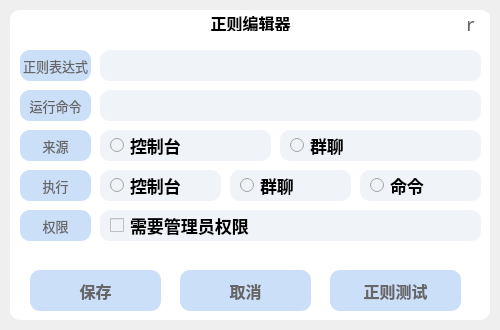
<?xml version="1.0" encoding="UTF-8"?>
<ui version="4.0">
 <class>Regular</class>
 <widget class="QWidget" name="Regular">
  <property name="geometry">
   <rect>
    <x>0</x>
    <y>0</y>
    <width>500</width>
    <height>330</height>
   </rect>
  </property>
  <property name="windowTitle">
   <string>Form</string>
  </property>
  <widget class="QWidget" name="background" native="true">
   <property name="geometry">
    <rect>
     <x>10</x>
     <y>10</y>
     <width>480</width>
     <height>310</height>
    </rect>
   </property>
   <property name="styleSheet">
    <string notr="true">background-color:white;
border-radius:10px;</string>
   </property>
   <widget class="QLabel" name="regularLabel">
    <property name="geometry">
     <rect>
      <x>10</x>
      <y>40</y>
      <width>71</width>
      <height>31</height>
     </rect>
    </property>
    <property name="font">
     <font>
      <family>HarmonyOS Sans SC</family>
      <pointsize>10</pointsize>
     </font>
    </property>
    <property name="styleSheet">
     <string notr="true">background-color:#ccdff8;
color:#666666;
border-radius:10px;
qproperty-iconSize: 32px 32px;</string>
    </property>
    <property name="text">
     <string>正则表达式</string>
    </property>
    <property name="alignment">
     <set>Qt::AlignCenter</set>
    </property>
   </widget>
   <widget class="QLineEdit" name="regularEdit">
    <property name="geometry">
     <rect>
      <x>90</x>
      <y>40</y>
      <width>381</width>
      <height>31</height>
     </rect>
    </property>
    <property name="font">
     <font>
      <family>HarmonyOS Sans SC</family>
      <pointsize>10</pointsize>
      <weight>75</weight>
      <bold>true</bold>
     </font>
    </property>
    <property name="styleSheet">
     <string notr="true">background-color:#f0f3f8;
border-radius:10px;
padding-left:10px;</string>
    </property>
   </widget>
   <widget class="QLabel" name="actionLabel">
    <property name="geometry">
     <rect>
      <x>10</x>
      <y>80</y>
      <width>71</width>
      <height>31</height>
     </rect>
    </property>
    <property name="font">
     <font>
      <family>HarmonyOS Sans SC</family>
      <pointsize>10</pointsize>
     </font>
    </property>
    <property name="styleSheet">
     <string notr="true">background-color:#ccdff8;
color:#666666;
border-radius:10px;
qproperty-iconSize: 32px 32px;</string>
    </property>
    <property name="text">
     <string>运行命令</string>
    </property>
    <property name="alignment">
     <set>Qt::AlignCenter</set>
    </property>
   </widget>
   <widget class="QLineEdit" name="actionEdit">
    <property name="geometry">
     <rect>
      <x>90</x>
      <y>80</y>
      <width>381</width>
      <height>31</height>
     </rect>
    </property>
    <property name="font">
     <font>
      <family>HarmonyOS Sans SC</family>
      <pointsize>10</pointsize>
      <weight>75</weight>
      <bold>true</bold>
     </font>
    </property>
    <property name="styleSheet">
     <string notr="true">background-color:#f0f3f8;
border-radius:10px;
padding-left:10px;</string>
    </property>
   </widget>
   <widget class="QLabel" name="fromLabel">
    <property name="geometry">
     <rect>
      <x>10</x>
      <y>120</y>
      <width>71</width>
      <height>31</height>
     </rect>
    </property>
    <property name="font">
     <font>
      <family>HarmonyOS Sans SC</family>
      <pointsize>10</pointsize>
     </font>
    </property>
    <property name="styleSheet">
     <string notr="true">background-color:#ccdff8;
color:#666666;
border-radius:10px;
qproperty-iconSize: 32px 32px;</string>
    </property>
    <property name="text">
     <string>来源</string>
    </property>
    <property name="alignment">
     <set>Qt::AlignCenter</set>
    </property>
   </widget>
   <widget class="QRadioButton" name="console">
    <property name="geometry">
     <rect>
      <x>90</x>
      <y>120</y>
      <width>171</width>
      <height>31</height>
     </rect>
    </property>
    <property name="font">
     <font>
      <family>HarmonyOS Sans SC</family>
      <pointsize>13</pointsize>
      <weight>75</weight>
      <bold>true</bold>
     </font>
    </property>
    <property name="styleSheet">
     <string notr="true">background-color:#f0f3f8;
border-radius:10px;
padding-left:10px;</string>
    </property>
    <property name="text">
     <string>控制台</string>
    </property>
   </widget>
   <widget class="QRadioButton" name="group">
    <property name="geometry">
     <rect>
      <x>270</x>
      <y>120</y>
      <width>201</width>
      <height>31</height>
     </rect>
    </property>
    <property name="font">
     <font>
      <family>HarmonyOS Sans SC</family>
      <pointsize>13</pointsize>
      <weight>75</weight>
      <bold>true</bold>
     </font>
    </property>
    <property name="styleSheet">
     <string notr="true">background-color:#f0f3f8;
border-radius:10px;
padding-left:10px;</string>
    </property>
    <property name="text">
     <string>群聊</string>
    </property>
   </widget>
   <widget class="QLabel" name="permissionLabel">
    <property name="geometry">
     <rect>
      <x>10</x>
      <y>200</y>
      <width>71</width>
      <height>31</height>
     </rect>
    </property>
    <property name="font">
     <font>
      <family>HarmonyOS Sans SC</family>
      <pointsize>10</pointsize>
     </font>
    </property>
    <property name="styleSheet">
     <string notr="true">background-color:#ccdff8;
color:#666666;
border-radius:10px;
qproperty-iconSize: 32px 32px;</string>
    </property>
    <property name="text">
     <string>权限</string>
    </property>
    <property name="alignment">
     <set>Qt::AlignCenter</set>
    </property>
   </widget>
   <widget class="QCheckBox" name="checkBox">
    <property name="geometry">
     <rect>
      <x>90</x>
      <y>200</y>
      <width>381</width>
      <height>31</height>
     </rect>
    </property>
    <property name="font">
     <font>
      <family>HarmonyOS Sans SC</family>
      <pointsize>13</pointsize>
      <weight>75</weight>
      <bold>true</bold>
     </font>
    </property>
    <property name="styleSheet">
     <string notr="true">background-color:#f0f3f8;
border-radius:10px;
padding-left:10px;</string>
    </property>
    <property name="text">
     <string>需要管理员权限</string>
    </property>
   </widget>
   <widget class="QPushButton" name="save">
    <property name="geometry">
     <rect>
      <x>20</x>
      <y>260</y>
      <width>131</width>
      <height>41</height>
     </rect>
    </property>
    <property name="font">
     <font>
      <family>HarmonyOS Sans SC</family>
      <pointsize>12</pointsize>
      <weight>75</weight>
      <bold>true</bold>
     </font>
    </property>
    <property name="styleSheet">
     <string notr="true">background-color:#ccdff8;
color:#666666;
border-radius:10px;
qproperty-iconSize: 32px 32px;
</string>
    </property>
    <property name="text">
     <string>保存</string>
    </property>
   </widget>
   <widget class="QPushButton" name="cancel">
    <property name="geometry">
     <rect>
      <x>170</x>
      <y>260</y>
      <width>131</width>
      <height>41</height>
     </rect>
    </property>
    <property name="font">
     <font>
      <family>HarmonyOS Sans SC</family>
      <pointsize>12</pointsize>
      <weight>75</weight>
      <bold>true</bold>
     </font>
    </property>
    <property name="styleSheet">
     <string notr="true">background-color:#ccdff8;
color:#666666;
border-radius:10px;
qproperty-iconSize: 32px 32px;
</string>
    </property>
    <property name="text">
     <string>取消</string>
    </property>
   </widget>
   <widget class="QLabel" name="title">
    <property name="geometry">
     <rect>
      <x>170</x>
      <y>5</y>
      <width>141</width>
      <height>16</height>
     </rect>
    </property>
    <property name="font">
     <font>
      <family>HarmonyOS Sans SC</family>
      <pointsize>12</pointsize>
      <weight>75</weight>
      <bold>true</bold>
     </font>
    </property>
    <property name="text">
     <string>正则编辑器</string>
    </property>
    <property name="alignment">
     <set>Qt::AlignCenter</set>
    </property>
   </widget>
   <widget class="QPushButton" name="close">
    <property name="geometry">
     <rect>
      <x>440</x>
      <y>0</y>
      <width>41</width>
      <height>21</height>
     </rect>
    </property>
    <property name="font">
     <font>
      <family>Webdings</family>
      <pointsize>-1</pointsize>
     </font>
    </property>
    <property name="styleSheet">
     <string notr="true">QPushButton
{
	font-family:&quot;Webdings&quot;;
	text-align:top;
	border:none;
	font-size:20px;
	color:#666666;
}
QPushButton:hover{
	color:#3681ff
}

</string>
    </property>
    <property name="text">
     <string>r</string>
    </property>
   </widget>
   <widget class="QPushButton" name="regularTest">
    <property name="geometry">
     <rect>
      <x>320</x>
      <y>260</y>
      <width>131</width>
      <height>41</height>
     </rect>
    </property>
    <property name="font">
     <font>
      <family>HarmonyOS Sans SC</family>
      <pointsize>12</pointsize>
      <weight>75</weight>
      <bold>true</bold>
     </font>
    </property>
    <property name="styleSheet">
     <string notr="true">background-color:#ccdff8;
color:#666666;
border-radius:10px;
qproperty-iconSize: 32px 32px;
</string>
    </property>
    <property name="text">
     <string>正则测试</string>
    </property>
   </widget>
   <widget class="QLabel" name="runLabel">
    <property name="geometry">
     <rect>
      <x>10</x>
      <y>160</y>
      <width>71</width>
      <height>31</height>
     </rect>
    </property>
    <property name="font">
     <font>
      <family>HarmonyOS Sans SC</family>
      <pointsize>10</pointsize>
     </font>
    </property>
    <property name="styleSheet">
     <string notr="true">background-color:#ccdff8;
color:#666666;
border-radius:10px;
qproperty-iconSize: 32px 32px;</string>
    </property>
    <property name="text">
     <string>执行</string>
    </property>
    <property name="alignment">
     <set>Qt::AlignCenter</set>
    </property>
   </widget>
   <widget class="QRadioButton" name="runConsole">
    <property name="geometry">
     <rect>
      <x>90</x>
      <y>160</y>
      <width>121</width>
      <height>31</height>
     </rect>
    </property>
    <property name="font">
     <font>
      <family>HarmonyOS Sans SC</family>
      <pointsize>13</pointsize>
      <weight>75</weight>
      <bold>true</bold>
     </font>
    </property>
    <property name="styleSheet">
     <string notr="true">background-color:#f0f3f8;
border-radius:10px;
padding-left:10px;</string>
    </property>
    <property name="text">
     <string>控制台</string>
    </property>
   </widget>
   <widget class="QRadioButton" name="runGroup">
    <property name="geometry">
     <rect>
      <x>220</x>
      <y>160</y>
      <width>121</width>
      <height>31</height>
     </rect>
    </property>
    <property name="font">
     <font>
      <family>HarmonyOS Sans SC</family>
      <pointsize>13</pointsize>
      <weight>75</weight>
      <bold>true</bold>
     </font>
    </property>
    <property name="styleSheet">
     <string notr="true">background-color:#f0f3f8;
border-radius:10px;
padding-left:10px;</string>
    </property>
    <property name="text">
     <string>群聊</string>
    </property>
   </widget>
   <widget class="QRadioButton" name="runCommand">
    <property name="geometry">
     <rect>
      <x>350</x>
      <y>160</y>
      <width>121</width>
      <height>31</height>
     </rect>
    </property>
    <property name="font">
     <font>
      <family>HarmonyOS Sans SC</family>
      <pointsize>13</pointsize>
      <weight>75</weight>
      <bold>true</bold>
     </font>
    </property>
    <property name="styleSheet">
     <string notr="true">background-color:#f0f3f8;
border-radius:10px;
padding-left:10px;</string>
    </property>
    <property name="text">
     <string>命令</string>
    </property>
   </widget>
  </widget>
 </widget>
 <resources/>
 <connections/>
</ui>
